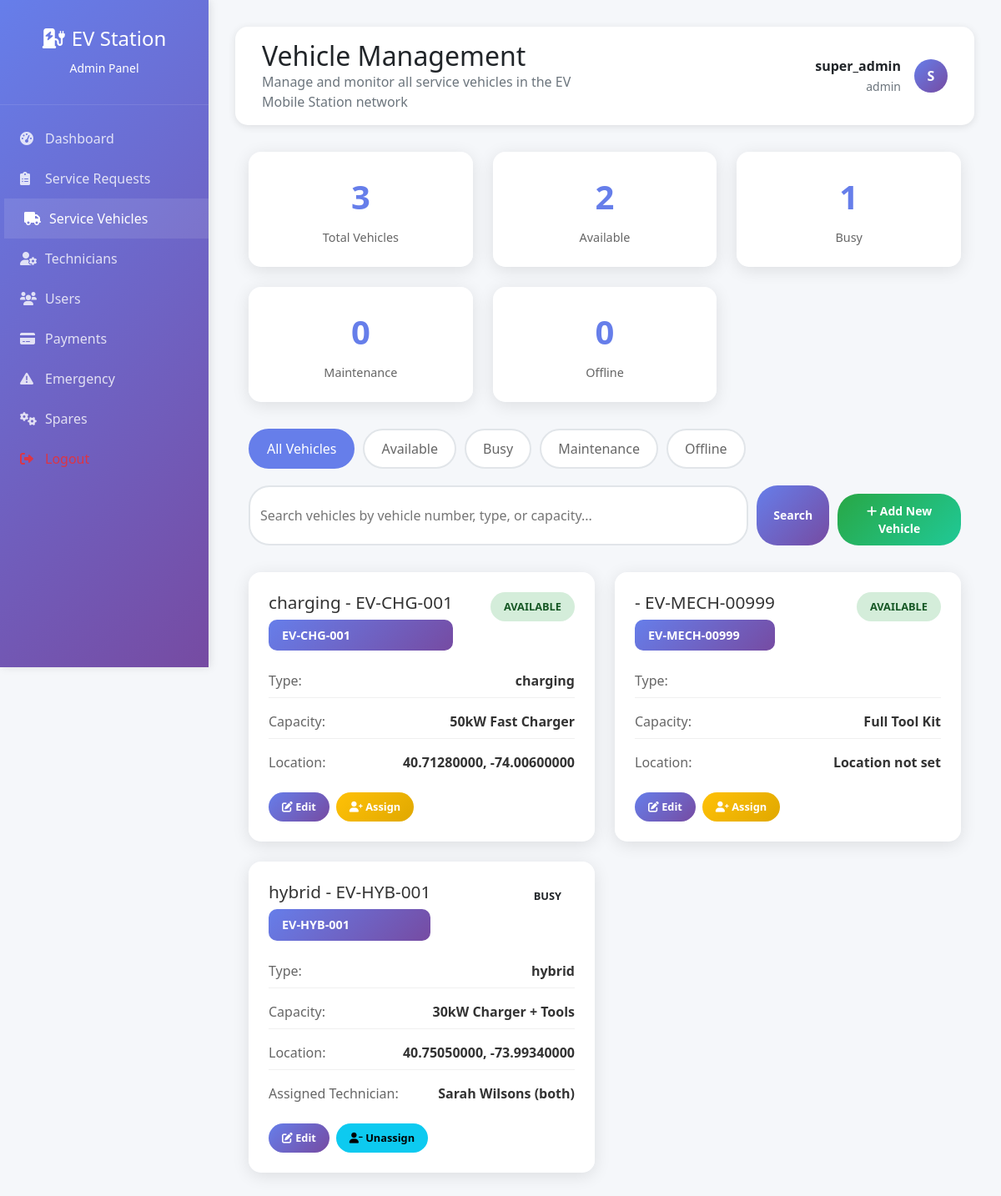
The page /admin/vehicles.php (signed in) on the database its author committed.
### tables this page shows
CREATE TABLE `service_vehicles` (
  `id` int(11) NOT NULL,
  `vehicle_number` varchar(20) NOT NULL,
  `vehicle_type` enum('charging','mechanical','hybrid') NOT NULL,
  `capacity` varchar(50) DEFAULT NULL,
  `current_location_lat` decimal(10,8) DEFAULT NULL,
  `current_location_lng` decimal(11,8) DEFAULT NULL,
  `status` enum('available','busy','maintenance','offline') DEFAULT 'available',
  `created_at` timestamp NOT NULL DEFAULT current_timestamp()
);

CREATE TABLE `technicians` (
  `id` int(11) NOT NULL,
  `full_name` varchar(100) NOT NULL,
  `email` varchar(150) DEFAULT NULL,
  `phone` varchar(20) NOT NULL,
  `specialization` enum('electrical','mechanical','both') NOT NULL,
  `experience_years` int(11) DEFAULT 0,
  `status` enum('available','busy','offline') DEFAULT 'available',
  `assigned_vehicle_id` int(11) DEFAULT NULL,
  `password` varchar(255) DEFAULT NULL,
  `created_at` timestamp NOT NULL DEFAULT current_timestamp()
);

### config/database.php (called while the page is built, shortened)
<?php
class Database {
    private $host = 'localhost';
    private $db_name = 'ev_mobile_station';
    private $username = 'root';
    private $password = '';
    private $conn;
    private static $instance = null;
    public static function getInstance() {
        if (self::$instance === null) {
            self::$instance = new self();
        }
        return self::$instance;
    }
    public function getConnection() {
        if ($this->conn === null) {
            try {
                $this->conn = new PDO(
                    "mysql:host=" . $this->host . ";dbname=" . $this->db_name . ";charset=utf8mb4",
                    $this->username,
                    $this->password,
                    array(
                        PDO::ATTR_ERRMODE => PDO::ERRMODE_EXCEPTION,
                        PDO::ATTR_DEFAULT_FETCH_MODE => PDO::FETCH_ASSOC,
                        PDO::MYSQL_ATTR_INIT_COMMAND => "SET NAMES utf8mb4",
                        PDO::ATTR_PERSISTENT => false,
                        PDO::ATTR_EMULATE_PREPARES => false
                    )
                );
            } catch(PDOException $exception) {
                error_log("Database connection error: " . $exception->getMessage());
                throw new Exception("Database connection failed: " . $exception->getMessage());
            }
        }
        return $this->conn;
    }
    public function executeQuery($sql, $params = []) {
        try {
            $conn = $this->getConnection();
            $stmt = $conn->prepare($sql);
            $stmt->execute($params);
            return $stmt;
        } catch (Exception $e) {
            error_log("Query execution error: " . $e->getMessage());
            throw new Exception("Query execution failed: " . $e->getMessage());
        }
    }
}
?>

### includes/functions.php (called while the page is built, shortened)
<?php
require_once __DIR__ . '/../config/database.php';
class VehicleManager {
    private $db;
    public function __construct() {
        $this->db = Database::getInstance();
    }
    public function getAllVehicles() {
        try {
            $sql = "SELECT * FROM service_vehicles ORDER BY created_at DESC";
            $stmt = $this->db->executeQuery($sql);
            return $stmt->fetchAll();
        } catch (Exception $e) {
            error_log("Get all vehicles error: " . $e->getMessage());
            return [];
        }
    }
    public function getAssignedTechnician($vehicle_id) {
        try {
            $sql = "SELECT t.* FROM technicians t WHERE t.assigned_vehicle_id = ?";
            $stmt = $this->db->executeQuery($sql, [$vehicle_id]);
            return $stmt->fetch();
        } catch (Exception $e) {
            error_log("Get assigned technician error: " . $e->getMessage());
            return false;
        }
    }
}
?>

### admin/vehicles.php (the view, shortened to what this page needs)
<?php
require_once '../includes/functions.php';
$current_page = 'vehicles';
$vehicleManager = new VehicleManager();
$vehicles = $vehicleManager->getAllVehicles();
$filter = $_GET['filter'] ?? 'all';
$search = $_GET['search'] ?? '';
$filtered_vehicles = $vehicles;
$total_vehicles = count($vehicles);
$available_vehicles = count(array_filter($vehicles, function($v) { return $v['status'] === 'available'; }));
$busy_vehicles = count(array_filter($vehicles, function($v) { return $v['status'] === 'busy'; }));
$maintenance_vehicles = count(array_filter($vehicles, function($v) { return $v['status'] === 'maintenance'; }));
$offline_vehicles = count(array_filter($vehicles, function($v) { return $v['status'] === 'offline'; }));
?>
<!DOCTYPE html>
<html lang="en">
<head>
    <link href="https://cdn.jsdelivr.net/npm/bootstrap@5.1.3/dist/css/bootstrap.min.css" rel="stylesheet">
    <link rel="stylesheet" href="https://cdnjs.cloudflare.com/ajax/libs/font-awesome/6.0.0/css/all.min.css">
</head>
<body>
    <div class="sidebar">
        <div class="sidebar-header">
            <h4><i class="fas fa-charging-station me-2"></i>EV Station</h4>
            <small>Admin Panel</small>
        </div>
        <nav class="sidebar-nav">
            <a href="dashboard.php" class="nav-link">
                <i class="fas fa-tachometer-alt"></i>Dashboard
            </a>
            <a href="requests.php" class="nav-link">
                <i class="fas fa-clipboard-list"></i>Service Requests
            </a>
            <a href="vehicles.php" class="nav-link <?php echo $current_page === 'vehicles' ? 'active' : ''; ?>">
                <i class="fas fa-truck"></i>Service Vehicles
            </a>
            <a href="technicians.php" class="nav-link">
                <i class="fas fa-user-cog"></i>Technicians
            </a>
            <a href="users.php" class="nav-link">
                <i class="fas fa-users"></i>Users
            </a>
            <a href="payments.php" class="nav-link">
                <i class="fas fa-credit-card"></i>Payments
            </a>
            <a href="emergency.php" class="nav-link">
                <i class="fas fa-exclamation-triangle"></i>Emergency
            </a>
            <a href="spares.php" class="nav-link"><i class="fas fa-cogs"></i>Spares</a>
            <a href="../logout.php" class="nav-link text-danger">
                <i class="fas fa-sign-out-alt"></i>Logout
            </a>
        </nav>
    </div>
    <div class="main-content">
        <div class="top-bar">
            <div class="row align-items-center">
                <div class="col-md-6">
                    <h2 class="mb-0">Vehicle Management</h2>
                    <p class="text-muted mb-0">Manage and monitor all service vehicles in the EV Mobile Station network</p>
                </div>
                <div class="col-md-6 text-end">
                    <div class="admin-info justify-content-end">
                        <div class="text-end">
                            <div class="fw-bold"><?php echo htmlspecialchars($_SESSION['admin_role'] ?? 'Admin'); ?></div>
                            <small class="text-muted"><?php echo htmlspecialchars($_SESSION['admin_username'] ?? ''); ?></small>
                        </div>
                        <div class="admin-avatar">
                            <?php echo strtoupper(substr($_SESSION['admin_full_name'] ?? 'A', 0, 1)); ?>
                        </div>
                    </div>
                </div>
            </div>
        </div>
        <div class="container">
            <div class="stats-grid">
                <div class="stat-card">
                    <div class="stat-number"><?php echo $total_vehicles; ?></div>
                    <div class="stat-label">Total Vehicles</div>
                </div>
                <div class="stat-card">
                    <div class="stat-number"><?php echo $available_vehicles; ?></div>
                    <div class="stat-label">Available</div>
                </div>
                <div class="stat-card">
                    <div class="stat-number"><?php echo $busy_vehicles; ?></div>
                    <div class="stat-label">Busy</div>
                </div>
                <div class="stat-card">
                    <div class="stat-number"><?php echo $maintenance_vehicles; ?></div>
                    <div class="stat-label">Maintenance</div>
                </div>
                <div class="stat-card">
                    <div class="stat-number"><?php echo $offline_vehicles; ?></div>
                    <div class="stat-label">Offline</div>
                </div>
            </div>
            <div class="filter-tabs">
                <a href="?filter=all" class="filter-tab <?php echo $filter === 'all' ? 'active' : ''; ?>">All Vehicles</a>
                <a href="?filter=available" class="filter-tab <?php echo $filter === 'available' ? 'active' : ''; ?>">Available</a>
                <a href="?filter=busy" class="filter-tab <?php echo $filter === 'busy' ? 'active' : ''; ?>">Busy</a>
                <a href="?filter=maintenance" class="filter-tab <?php echo $filter === 'maintenance' ? 'active' : ''; ?>">Maintenance</a>
                <a href="?filter=offline" class="filter-tab <?php echo $filter === 'offline' ? 'active' : ''; ?>">Offline</a>
            </div>
            <div class="search-box">
                <form method="GET" style="display: flex; gap: 10px; width: 100%;">
                    <input type="text" name="search" class="search-input" placeholder="Search vehicles by vehicle number, type, or capacity..."
                           value="<?php echo htmlspecialchars($search); ?>">
                    <button type="submit" class="btn btn-primary">Search</button>
                </form>
                <button class="btn btn-success" onclick="showAddVehicleModal()" style="margin-top: 10px;">
                    <i class="fas fa-plus"></i> Add New Vehicle
                </button>
            </div>
            <div class="vehicles-grid">
                <?php if (empty($filtered_vehicles)): ?>
                    <div style="grid-column: 1 / -1; text-align: center; padding: 2rem; color: #666;">
                        No vehicles found.
                    </div>
                <?php else: ?>
                    <?php foreach ($filtered_vehicles as $vehicle): ?>
                        <div class="vehicle-card">
                            <div class="vehicle-header">
                                <div class="vehicle-info">
                                    <h3><?php echo htmlspecialchars($vehicle['vehicle_type'] . ' - ' . $vehicle['vehicle_number']); ?></h3>
                                    <div class="vehicle-plate"><?php echo htmlspecialchars($vehicle['vehicle_number']); ?></div>
                                </div>
                                <span class="status-badge status-<?php echo $vehicle['status']; ?>">
                                    <?php echo ucfirst(str_replace('_', ' ', $vehicle['status'])); ?>
                                </span>
                            </div>
                            <div class="vehicle-details">
                                <div class="detail-row">
                                    <span class="detail-label">Type:</span>
                                    <span class="detail-value"><?php echo htmlspecialchars($vehicle['vehicle_type']); ?></span>
                                </div>
                                <div class="detail-row">
                                    <span class="detail-label">Capacity:</span>
                                    <span class="detail-value"><?php echo htmlspecialchars($vehicle['capacity']); ?></span>
                                </div>
                                <div class="detail-row">
                                    <span class="detail-label">Location:</span>
                                    <span class="detail-value">
                                        <?php if (!empty($vehicle['current_location_lat']) && !empty($vehicle['current_location_lng'])): ?>
                                            <?php echo htmlspecialchars($vehicle['current_location_lat'] . ', ' . $vehicle['current_location_lng']); ?>
                                        <?php else: ?>
                                            Location not set
                                        <?php endif; ?>
                                    </span>
                                </div>
                                <?php if ($vehicle['status'] === 'busy'): ?>
                                    <div class="detail-row">
                                        <span class="detail-label">Assigned Technician:</span>
                                        <span class="detail-value">
                                            <?php
                                            $assigned_technician = $vehicleManager->getAssignedTechnician($vehicle['id']);
                                            if ($assigned_technician):
                                                echo htmlspecialchars($assigned_technician['full_name'] . ' (' . $assigned_technician['specialization'] . ')');
                                            else:
                                                echo 'No technician assigned';
                                            endif;
                                            ?>
                                        </span>
                                    </div>
                                <?php endif; ?>
                            </div>
                            <div class="vehicle-actions">
                                <button class="btn btn-primary btn-sm" onclick="editVehicle(<?php echo $vehicle['id']; ?>)">
                                    <i class="fas fa-edit"></i> Edit
                                </button>
                                <?php if ($vehicle['status'] === 'available'): ?>
                                    <button class="btn btn-warning btn-sm" onclick="assignTechnician(<?php echo $vehicle['id']; ?>)">
                                        <i class="fas fa-user-plus"></i> Assign
                                    </button>
                                <?php elseif ($vehicle['status'] === 'busy'): ?>
                                    <button class="btn btn-info btn-sm" onclick="unassignTechnician(<?php echo $vehicle['id']; ?>)">
                                        <i class="fas fa-user-minus"></i> Unassign
                                    </button>
                                <?php endif; ?>
                            </div>
                        </div>
                    <?php endforeach; ?>
                <?php endif; ?>
            </div>
        </div>
    </div>
</body>
</html>

### rows shown on the page
service_vehicles: vehicle_type+vehicle_number "charging - EV-CHG-001", vehicle_number "EV-CHG-001", status "AVAILABLE", vehicle_type "charging", capacity "50kW Fast Charger", current_location_lat+current_location_lng "40.71280000, -74.00600000"
service_vehicles: vehicle_type+vehicle_number "- EV-MECH-00999", vehicle_number "EV-MECH-00999", status "AVAILABLE", capacity "Full Tool Kit", shows "Location not set"
service_vehicles: vehicle_type+vehicle_number "hybrid - EV-HYB-001", vehicle_number "EV-HYB-001", status "BUSY", vehicle_type "hybrid", capacity "30kW Charger + Tools", current_location_lat+current_location_lng "40.75050000, -73.99340000", technicians.full_name+specialization "Sarah Wilsons (both)"

### other values the page prints
$_SESSION['admin_role'] "super_admin"
$_SESSION['admin_username'] "admin"
substr($_SESSION['admin_full_name'] ?? 'A', 0, 1) "S"
$total_vehicles "3"
$available_vehicles "2"
$busy_vehicles "1"
$maintenance_vehicles "0"
$offline_vehicles "0"
